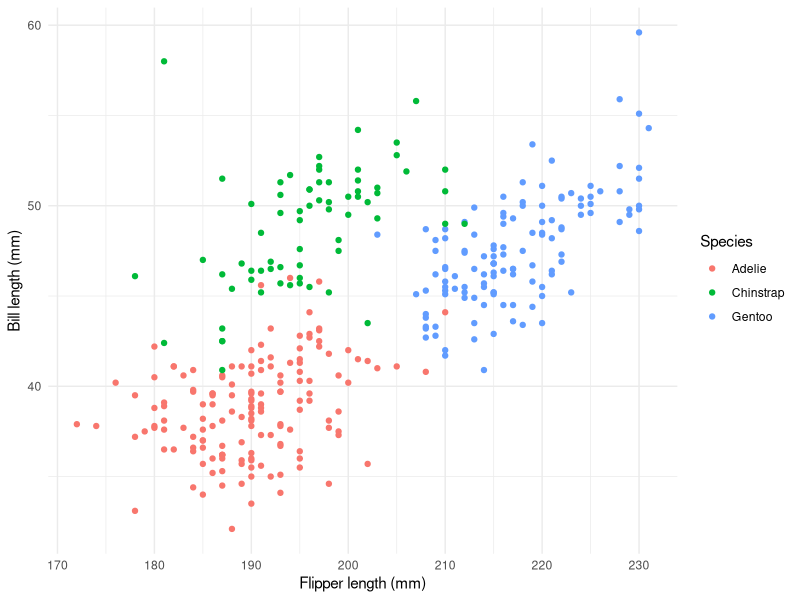

This chart was generated by the following R code: (Note: this script raises an error after producing the figure.)
## ---- chunk 1
library(palmerpenguins)
library(tidyverse)
## ---- chunk 2
head(penguins)
## ---- chunk 3
ggplot(penguins, aes(x = flipper_length_mm, y = bill_length_mm, color = species)) + geom_point() +
  theme_minimal() +
  labs(x = "Flipper length (mm)", y = "Bill length (mm)", color  = "Species")
## ---- chunk 4
knitr::include_graphics("logo.png")
